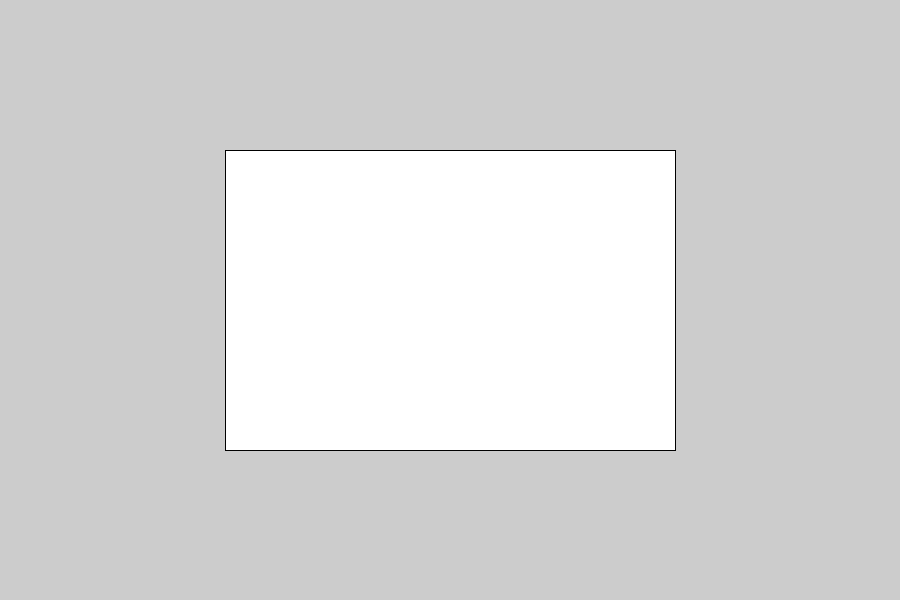
Frame 1 (no input)
Frame 60 (the mouse pressed at the canvas centre just before this capture): identical to frame 1, image omitted
Frame 120 (the mouse held since frame 60 and released just before this capture): identical to frame 1, image omitted

The Processing sketch that drew this single still picture (run headless with seeded random() and noise(); from frame 60 on, the mouse is pressed at the canvas centre):

// Processing sketch: Lesson08
// ── Lesson08.pde
// Library


// Global Variable
int appWidth, appHeight;

float divX, divY, divWidth, divHeight;


void setup() {
    // Display
    size(900, 600);
    appWidth = 900;
    appHeight = 600;

    // fullScreen();
    // appWidth = displayWidth;
    // appHeight = displayHeight;


    // Population
    divX = appWidth/4 * 1;
    divY = appHeight/4 * 1;
    divWidth = appWidth/4 * 2;
    divHeight = appHeight/4 * 2;


    // Draw
    rect(divX, divY, divWidth, divHeight);
    

} // End Setup


void draw() {
} // End draw


void mousePressed() {
} // End mousePressed


void keyPressed() {
} // End keyPressed
